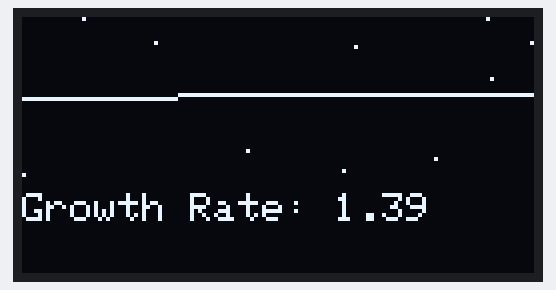
This sketch was run on a simulated Arduino Uno, built with avr-gcc and run on an emulated ATmega328P. On the bench: 128×64 one-colour display. Random numbers use the default seed unless the sketch sets one.

Above: at 23.3 s.
At 46.9 s:
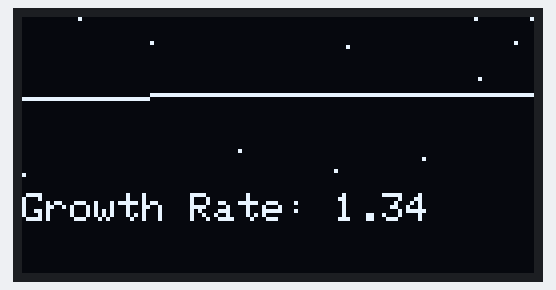
At 72.7 s:
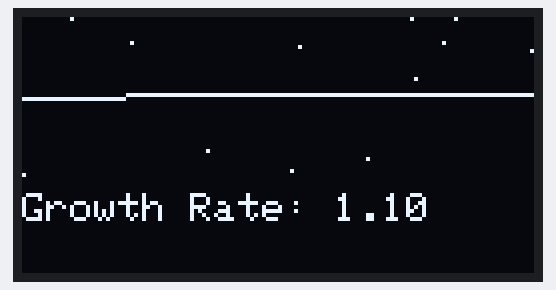
At 100.6 s:
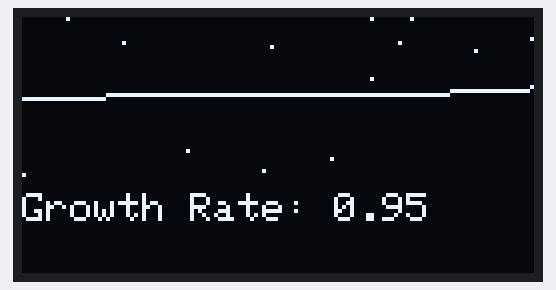

Measured:
- what the display in image 0 shows lasts 23.7 s, from 23.2 s to 46.9 s
- what the display in image 1 shows lasts 25.7 s, from 46.9 s to 72.6 s
- what the display in image 2 shows lasts 27.9 s, from 72.6 s to 100.5 s

The sketch:

refined2.ino
```cpp
#include <Arduino.h>
#include <Adafruit_GFX.h>
#include <Adafruit_SSD1306.h>
#include <vector>
#include <algorithm>
#include <cmath>

#define SCREEN_WIDTH 128
#define SCREEN_HEIGHT 64
#define SCREEN_ADDRESS 0x3C
constexpr uint8_t OLED_DC = 16;
constexpr uint8_t OLED_CS = 5;
constexpr uint8_t OLED_RESET = 17;
constexpr uint32_t OLED_BITRATE = 80000000;
#define MAX_DATASET_WINDOW 50

// Polynomial Fitter Class
class AdvancedPolynomialFitter {
private:
    constexpr static int MAX_ITERATIONS = 500;
    constexpr static double LEARNING_RATE = 1e-9;
    constexpr static float CONVERGENCE_THRESHOLD = 1e-6;
    constexpr static float L1_LAMBDA = 0.01;
    constexpr static float L2_LAMBDA = 0.001;

    enum RegularizationType { NONE, L1_LASSO, L2_RIDGE, ELASTIC_NET };

    double calculateMSE(const std::vector<float>& coeffs, const std::vector<float>& x, const std::vector<float>& y) {
        double mse = 0.0;
        for (size_t i = 0; i < x.size(); ++i) {
            double prediction = 0.0;
            for (size_t j = 0; j < coeffs.size(); ++j) {
                prediction += coeffs[j] * pow(x[i], j);
            }
            double error = prediction - y[i];
            mse += error * error;
        }
        return mse / x.size();
    }

    std::vector<float> gradientDescentFit(const std::vector<float>& x, const std::vector<float>& y, int degree, RegularizationType regType = NONE) {
        std::vector<float> coeffs(degree + 1, 0.0);
        double dynamicLearningRate = LEARNING_RATE;

        for (int iteration = 0; iteration < MAX_ITERATIONS; ++iteration) {
            std::vector<float> gradients(degree + 1, 0.0);

            for (size_t i = 0; i < x.size(); ++i) {
                double prediction = 0.0;
                for (int j = 0; j <= degree; ++j) {
                    prediction += coeffs[j] * pow(x[i], j);
                }
                double error = prediction - y[i];
                for (int j = 0; j <= degree; ++j) {
                    double gradient = 2 * error * pow(x[i], j);
                    if (regType == L1_LASSO) gradient += L1_LAMBDA * (coeffs[j] > 0 ? 1 : -1);
                    if (regType == L2_RIDGE) gradient += 2 * L2_LAMBDA * coeffs[j];
                    gradients[j] += gradient;
                }
            }

            for (int j = 0; j <= degree; ++j) {
                coeffs[j] -= dynamicLearningRate * gradients[j] / x.size();
            }

            double mse = calculateMSE(coeffs, x, y);
            if (mse < CONVERGENCE_THRESHOLD) break;
        }

        return coeffs;
    }

public:
    enum OptimizationMethod { GRADIENT_DESCENT };

    std::vector<float> fitPolynomial(const std::vector<float>& x, const std::vector<float>& y, int degree, OptimizationMethod method = GRADIENT_DESCENT) {
        if (method == GRADIENT_DESCENT) {
            return gradientDescentFit(x, y, degree);
        }
        return {};  // Default to empty if unsupported method
    }
};

// OLED Visualizer Class
class AdvancedOLEDVisualizer {
private:
    Adafruit_SSD1306 display;

    float mapFloat(float x, float in_min, float in_max, float out_min, float out_max) {
        return (x - in_min) * (out_max - out_min) / (in_max - in_min) + out_min;
    }

public:
    AdvancedOLEDVisualizer() : display(SCREEN_WIDTH, SCREEN_HEIGHT, &SPI, OLED_DC, OLED_RESET, OLED_CS, OLED_BITRATE) {}

    void begin() {
        if (!display.begin(SSD1306_SWITCHCAPVCC, SCREEN_ADDRESS)) {
            Serial.println(F("SSD1306 allocation failed"));
            while (true);
        }
        display.clearDisplay();
        display.setTextSize(1);
        display.setTextColor(SSD1306_WHITE);
    }

    void visualize(const std::vector<float>& xData, const std::vector<float>& yData, const std::vector<float>& coeffs, float growthRate) {
        display.clearDisplay();

        float xMin = *std::min_element(xData.begin(), xData.end());
        float xMax = *std::max_element(xData.begin(), xData.end());
        float yMin = *std::min_element(yData.begin(), yData.end());
        float yMax = *std::max_element(yData.begin(), yData.end());

        for (size_t i = 0; i < xData.size(); ++i) {
            int x = mapFloat(xData[i], xMin, xMax, 0, SCREEN_WIDTH - 1);
            int y = mapFloat(yData[i], yMin, yMax, SCREEN_HEIGHT - 25, 0);
            display.drawPixel(x, y, SSD1306_WHITE);
        }

        for (int x = 0; x < SCREEN_WIDTH; ++x) {
            float dataX = mapFloat(x, 0, SCREEN_WIDTH - 1, xMin, xMax);
            float yFitted = 0.0;
            for (size_t j = 0; j < coeffs.size(); ++j) {
                yFitted += coeffs[j] * pow(dataX, j);
            }
            int y = mapFloat(yFitted, yMin, yMax, SCREEN_HEIGHT - 25, 0);
            display.drawPixel(x, y, SSD1306_WHITE);
        }

        display.setCursor(0, SCREEN_HEIGHT - 20);
        display.print("Growth Rate: ");
        display.print(growthRate, 2);
        display.display();
    }
};

// Growth Detector Class
class ExponentialGrowthDetector {
private:
    AdvancedPolynomialFitter fitter;
    AdvancedOLEDVisualizer visualizer;
    std::vector<float> timestamps;
    std::vector<float> values;

public:
    void begin() {
        visualizer.begin();
    }

    void addDataPoint(float timestamp, float value) {
        timestamps.push_back(timestamp);
        values.push_back(value);
        if (timestamps.size() > MAX_DATASET_WINDOW) {
            timestamps.erase(timestamps.begin());
            values.erase(values.begin());
        }
    }

    void detectAndVisualize() {
        if (timestamps.size() < 10) return;

        std::vector<float> coeffs = fitter.fitPolynomial(timestamps, values, 4);
        float growthRate = computeGrowthRate(coeffs);

        visualizer.visualize(timestamps, values, coeffs, growthRate);
    }

    float computeGrowthRate(const std::vector<float>& coeffs) {
        if (coeffs.empty()) return 0.0;

        float lastX = timestamps.back();
        float lastValue = 0.0;
        float nextValue = 0.0;

        for (size_t j = 0; j < coeffs.size(); ++j) {
            lastValue += coeffs[j] * pow(lastX, j);
            nextValue += coeffs[j] * pow(lastX + 1, j);
        }

        return (nextValue - lastValue) / lastValue;
    }
};

// Main Program
ExponentialGrowthDetector growthDetector;

void setup() {
    Serial.begin(115200);
    growthDetector.begin();
}

void loop() {
    static float time = 0;
    float value = 1 * sin(0.2 * time) * exp(0.1 * time) + random(-80, 80) / 10.0;
    growthDetector.addDataPoint(time, value);
    growthDetector.detectAndVisualize();
    time += random(0, 100) / 100.0;
    delay(200);
}
```

growth_rate_fix.ino
```cpp
float computeGrowthRate(const std::vector<float>& coeffs,
                        const std::vector<float>& xData,
                        float backwardTimeWindow,
                        float forwardTimeWindow) {
    if (xData.size() < 2 || coeffs.empty()) return 0.0;

    // Determine the time range for the backward window
    float latestTime = xData.back();
    float startTime = latestTime - backwardTimeWindow;

    // Find indices within the backward window
    auto startIt = std::lower_bound(xData.begin(), xData.end(), startTime);
    size_t startIndex = std::distance(xData.begin(), startIt);

    if (startIndex >= xData.size() - 1) return 0.0;

    // Calculate average growth rate over the backward time window
    float firstValue = 0.0, lastValue = 0.0;
    for (size_t j = 0; j < coeffs.size(); ++j) {
        firstValue += coeffs[j] * pow(xData[startIndex], j);
        lastValue += coeffs[j] * pow(xData.back(), j);
    }

    if (firstValue <= 0) return 0.0;  // Avoid division by zero or invalid growth rate

    float growthRate = (lastValue - firstValue) / firstValue;

    // Predict future value for the forward time window
    float futureTime = latestTime + forwardTimeWindow;
    float predictedValue = 0.0;
    for (size_t j = 0; j < coeffs.size(); ++j) {
        predictedValue += coeffs[j] * pow(futureTime, j);
    }

    Serial.print("Growth Rate: ");
    Serial.println(growthRate, 4);
    Serial.print("Predicted Value (");
    Serial.print(forwardTimeWindow);
    Serial.print(" units forward): ");
    Serial.println(predictedValue, 4);

    return growthRate;
}
```
